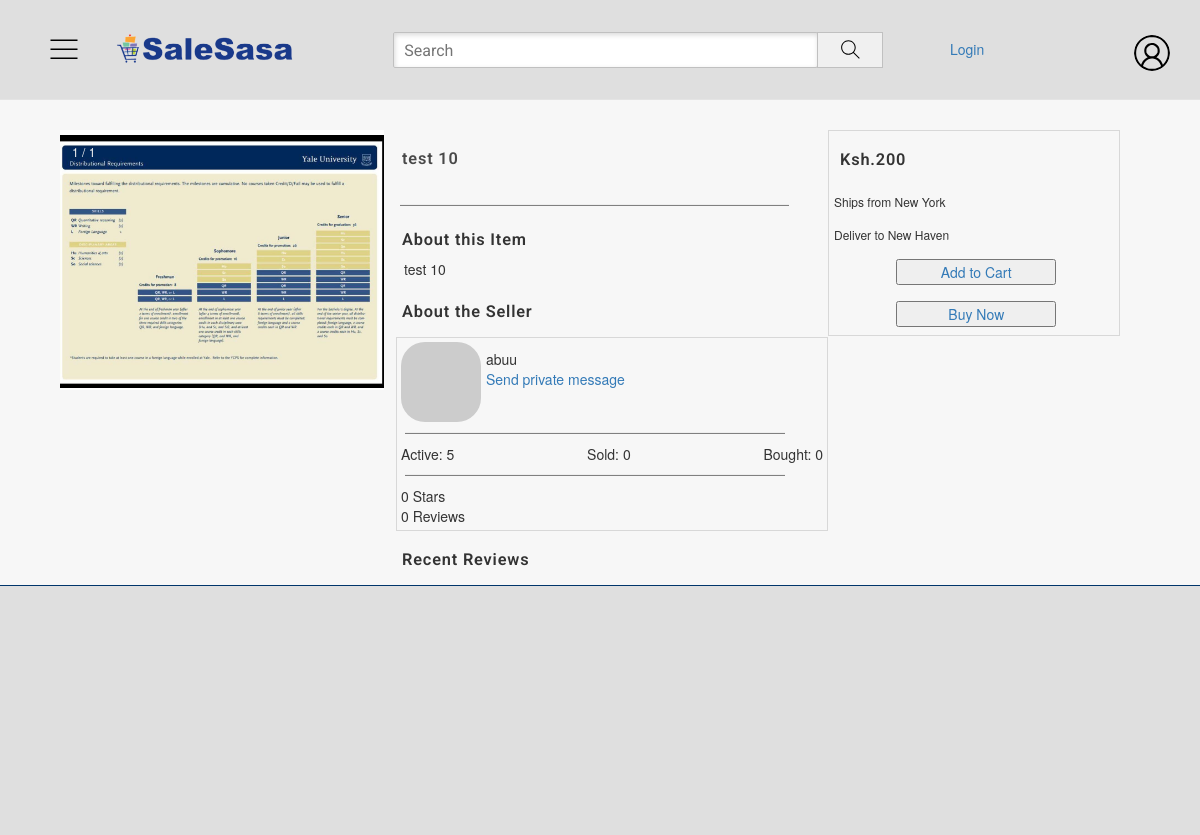
The page /view/7/test 10 on the database its author committed.
### app/models.py (models this page shows, shortened)
class Listing(db.Model):
    id = db.Column(db.Integer,  primary_key=True)
    title = db.Column(db.String(140))
    category = db.Column(db.String(128), nullable=False)
    name = db.Column(db.String(128), nullable=False)
    item_name = db.Column(db.String(128), nullable=False)
    item_price = db.Column(db.String(128), nullable=False)
    description = db.Column(db.Text)
    active = db.Column(db.Boolean, unique=False, default=True)
    timestamp = db.Column(db.DateTime, index=True, default=datetime.utcnow)
    user_id = db.Column(db.Integer, db.ForeignKey('user.id'))
    listing_email= db.Column(db.String(128))
    listing_owner= db.Column(db.String(64))
    buyer = db.Column(db.String(64))
    def post_images(self):
        if Path(current_app.config['UPLOAD_PATH'], str(self.id)).is_dir():
            images = os.listdir(os.path.join(current_app.config['UPLOAD_PATH'], str(self.id)))
            if images:
                return images
            return None

class User(db.Model, UserMixin):
    id = db.Column(db.Integer, primary_key=True)
    username = db.Column(db.String(64), index=True, unique=True)
    email = db.Column(db.String(120), index=True, unique=True)
    password_hash = db.Column(db.String(128))
    last_seen = db.Column(db.DateTime, default=datetime.utcnow)
    listings = db.relationship('Listing', backref='owner', lazy='dynamic')
    messages_sent = db.relationship('Message',
                                    foreign_keys='Message.sender_id',
                                    backref='author', lazy='dynamic')
    messages_received = db.relationship('Message',
                                        foreign_keys='Message.recipient_id',
                                        backref='recipient', lazy='dynamic')
    last_message_notification_time = db.Column(db.DateTime)
    last_message_unread_time = db.Column(db.DateTime)
    friends = db.relationship('Chats',
                                    foreign_keys='Chats.contact_id',
                                    backref='friend', lazy='dynamic')
    notifications = db.relationship('Notification', backref='user',
                                    lazy='dynamic')
    def avatar(self, size):
        digest = md5(self.email.lower().encode('utf-8')).hexdigest()
        return 'https://www.gravatar.com/avatar/{}?d=identicon&s={}'.format(
            digest, size)
    def user_active_listings(self):
        listings = Listing.query.filter_by(listing_owner=self.username, active=True).all()
        return listings
    def user_inactive_listings(self):
        listings = Listing.query.filter_by(listing_owner=self.username, active=False).all()
        return listings
    def user_bought_listings(self):
        listings = Listing.query.filter_by(buyer=self.username, active=False).all()
        return listings

### app/main/views.py (the view)
@bp_main.route('/view/<listing_id>/<name>')
def listing(listing_id, name):
    listed = Listing.query.filter_by(id=listing_id).first_or_404()
    user=User.query.filter_by(username=listed.listing_owner).first_or_404()
    return render_template('listing.html', listing=listed, user=user)

### app/main/views.py (called while the page is built)
@bp_main.before_request
def before_request():
    if current_user.is_authenticated:
        current_user.last_seen = datetime.utcnow()
        db.session.commit()
    g.choices= ['Phones', 'Laptops & Computers', 'Appliances', 'Video Games', 'Books']

### app/templates/listing.html (shortened to what this page needs)
{% extends "base.html" %}
{% block app_content %}
<div class="listing-container">
    <div class="listing-content">
        <div class="listing-container-wrap">
            <div class="container-layout">
                <div class="top-image">
                    {%for item in listing.post_images()%}
                    <div class="Slides_show">
                        {% set my_list = listing.post_images() %}
                        {% set position = listing.post_images().index(item) %}
                        {% set position = position + 1 %}
                        <div class="numbertext">{{position}} / {{my_list | length}}</div>
                        <img src="{{ url_for('main.upload', photoname=item, id=listing.id) }}">
                    </div>
                    {%endfor%}
                    {% set list = listing.post_images() %}
                </div>
                {% set list = listing.post_images() %}
            </div>
        </div>
    </div>
    <div class="item-wrapper">
       <div class="item-title">
        <h3>
            {{listing.title}}
        </h3>
       </div>
       <div class="description">
        <hr>
           <div>
            <h3>About this Item </h3>
           </div>
           <div class="description-content">
            {{listing.description}}
           </div>
       </div>
       <h3> About the Seller </h3>
       <div class="seller-info">
           <div class="seller-info-user">
            <div class="seller-info-user-image">
                <img src="{{ user.avatar(48) }}">
            </div>
            <div class="seller-cont">
                <div>
                    <h5>
                        {{ user.username }}
                    </h5>
                </div>
                {% if user != current_user %}
                <div>
                    <a href="{{ url_for('users.chat')}}">{{ 'Send private message' }}</a>
                </div>
                {% endif %}
               </div>
            </div>
           <div class="stats">
               <hr>
            {% set active = user.user_active_listings() %}
               <div>
                Active: {{ active|length }}
               </div>
            {% set sold = user.user_inactive_listings() %}
               <div>
                Sold: {{sold|length}}
               </div>
            {% set bought = user.user_bought_listings() %}
            <div>
                Bought: {{bought|length}}
            </div>
            <hr>
           </div>
           <div class="review-stars">
               <div>
                0 Stars
               </div>
               <div>
                0 Reviews
               </div>
           </div>
       </div>
       <div class="reviews">
           <h3>
               Recent Reviews
           </h3>
       </div>
    </div>
    <div class="checkout">
        <div>
            <h3>
                {{listing.item_price}}
            </h3>
        </div>
        <div>
            <h6>Ships from New York</h6>
        </div>
        <div>
            <h6>Deliver to New Haven</h6>
        </div>
        <div class="add-wrapper">
            <div class="buy-container">
                <a href="">
                    <button class="add">Add to Cart</button>
                </a>
            </div>
        </div>
        <div class="buy-wrapper">
            <div class="buy-container">
                <a href="">
                    <button class="buy">Buy Now</button>
                </a>
            </div>
         </div>
    </div>
</div>
{% endblock %}

### app/templates/base.html (shortened to what this page needs)
{%extends 'bootstrap/base.html' %}
{% block styles %}
{{super()}}
<link rel="stylesheet" href="{{url_for('static', filename='css/form.css')}}">
<link rel="stylesheet" href="{{url_for('static', filename='css/main.css')}}">
<link rel="stylesheet" href="{{url_for('static', filename='css/sidenav.css')}}">
<link rel="stylesheet" href="{{url_for('static', filename='css/header.css')}}">
<link rel="stylesheet" href="{{url_for('static', filename='css/listing.css')}}">
{% endblock %}
{%block navbar%}
<div class="header">
    <div class="left-sec">
        <span id="my_menu_1" class="menu" onclick="openNav()"><image src="{{ url_for('static', filename='images/menu.svg') }}"></image></span>
        <div class="logo">
            <a href="{{ url_for('main.index') }}"><image src="{{ url_for('static', filename='images/logo.png') }}"></a>
        </div>
    </div>
    <div class="mid-sec">
        <input class="search-bar" type="text" placeholder="Search">
        <button action="" class="search-btn"><img class="search-icon" src="{{ url_for('static', filename='images/search.svg') }}">
        </button>
    </div>
    <div class="right-sec">
        {% if current_user.is_anonymous %}
        <div class="upload-icon-container">
            <a onclick="openRight()"><div>Login</div></a>
        </div>
        {%endif%}
        {% if current_user.is_anonymous %}
        <span  id="my_user_1" style="font-size:30px;cursor:pointer" onclick="openRight()"><image class="channel-icon" src="{{ url_for('static', filename='images/user.svg') }}"></span>
        {%endif%}
    </div>
</div>
{%endblock%}
{%block content%}
<div>
    <div class="main-body">
    {%block app_content%}{%endblock%}
    </div>
    <div class="footer">
    </div>
</div>
{%endblock%}

### app/static/css/form.css (style rules this page uses)
* { box-sizing: border-box; }

### app/static/css/main.css (style rules this page uses)
html, body { margin: 0; height: 100%; }
body { background-color: rgb(247, 247, 247); padding-top: 80px; min-height: 100%; }
.main-body { display: flex; flex-direction: column; margin-top: 50px; margin-left: 60px; margin-right: 60px; }
@media (max-width: 1200px) { .main-body { flex-direction: column; } }
.footer { height: 250px; display: flex; flex-direction: row; bottom: 0; right: 0; left: 0; background-color: rgb(223, 223, 223); border-top-width: 1px; border-top-style: solid; border-top-color: #00356b; align-items: center; justify-content: space-between; }

### app/static/css/sidenav.css (style rules this page uses)
h3 { margin-bottom: 16px; font-family: Roboto, Arial; box-sizing: border-box; display: inline-block; font-size: calc(1.275rem + 0.3vw); font-weight: 600; letter-spacing: 0.05em; margin-left: 6px; }

### app/static/css/header.css (style rules this page uses)
.header { height: 100px; display: flex; flex-direction: row; position: fixed; top: 0; left: 0; right: 0; background-color: rgb(223, 223, 223); border-bottom-width: 1px; border-bottom-style: solid; border-bottom-color: rgb(228, 228, 228); z-index: 100; align-items: center; justify-content: space-between; width: 100%; }
.left-sec { display: flex; align-items: center; }
.mid-sec { flex: 1; margin-left: 70px; margin-right: 35px; max-width: 500px; display: flex; align-items: center; }
.logo { display: flex; align-items: center; }
.logo img { height: 60px; margin-left: 20px; }
.menu { font-size: 30px; cursor: pointer; height: 36px; display: flex; align-items: center; margin-left: 46px; }
.menu img { height: 36px; }
.search-btn { height: 36px; width: 66px; background-color: rgb(240, 240, 240); border-width: 1px; border-style: solid; border-color: rgb(192, 192, 192); margin-left: -1px; margin-right: 10px; }
.search-btn, .upload-icon-container { position: relative; display: flex; justify-content: center; align-items: center; }
.search-bar { flex: 1; height: 36px; padding-left: 10px; font-size: 16px; border-width: 1px; border-style: solid; border-color: rgb(192, 192, 192); border-radius: 2px; box-shadow: inset 1px 2px 5px rgba(0, 0, 0, 0.15); width: 0; }
.search-bar::placeholder { font-family: Roboto, Arial; font-size: 16px; }
.search-icon { height: 25px; }
.right-sec { width: 220px; display: flex; align-items: center; justify-content: space-between; margin-right: 30px; flex-shrink: 0; }
.channel-icon { height: 36px; border-radius: 18px; }

### app/static/css/listing.css (style rules this page uses)
.listing-container { display: flex; flex-direction: row; flex-wrap: wrap; align-items: flex-start; }
.listing-content { width: 30%; padding-top: 5px; position: sticky; position: -webkit-sticky; align-self: flex-start; top: 100px; background-color: white; margin-right: 6px; }
.container-layout { display: flex; flex-direction: column; }
.Slides_show { display: none; position: relative; }
.numbertext { color: #f2f2f2; font-size: 12px; padding: 8px 12px; position: absolute; top: 0; }
.top-image, .my-row { flex: 1 1 0; object-fit: cover; position: relative; }
.top-image img, .my-row img { max-width: 100%; max-height: 100%; display: block; object-fit: cover; height: 100%; width: 100%; }
.item-wrapper { display: flex; flex-direction: column; width: 40%; margin-left: 6px; }
.item-wrapper hr { width: 90%; height: 1px; color: grey; background-color: grey; margin-left: 4px; margin-right: 4px; }
.item-title { color: rgb(73, 73, 73); }
.description { display: flex; flex-direction: column; }
.description h3 { margin-top: 5px; margin-bottom: 6px; }
.description-content { padding: 4px; padding-left: 8px; }
.seller-info { display: flex; flex-direction: column; border: 1px solid rgba(0,0,0,.125); padding: 4px; }
.seller-info-user, .stats { display: flex; flex-direction: row; flex-wrap: wrap; }
.review-stars { display: flex; flex-direction: column; flex-wrap: wrap; }
.stats, .review-stars { justify-content: space-between; }
.seller-info-user-image img { border-radius: 24px; }
.reviews, .seller-cont { display: flex; flex-direction: column; }
.seller-cont div { margin-left: 5px; }
.seller-cont div a { text-decoration: none; }
.seller-cont div h5 { margin-bottom: 2px; }
.stats hr { margin-top: 10px; margin-bottom: 10px; }
.checkout { display: flex; flex-direction: column; border: 1px solid rgba(0,0,0,.125); width: 27%; padding-left: 5px; justify-content: space-between; }
.add, .buy { width: 100%; cursor: pointer; }
.add-wrapper, .buy-wrapper { display: flex; flex-direction: row; justify-content: center; }
.buy-container { margin: 8px; min-width: 160px; }

### rows shown on the page
Listing: title "test 10", description "test 10", item_price "Ksh.200"
User: username "abuu"

### other values the page prints
{{ position }} "1"
{{ my_list | length }} "1"
{{ 'Send private message' }} "Send private message"
{{ active|length }} "5"
{{ sold|length }} "0"
{{ bought|length }} "0"
